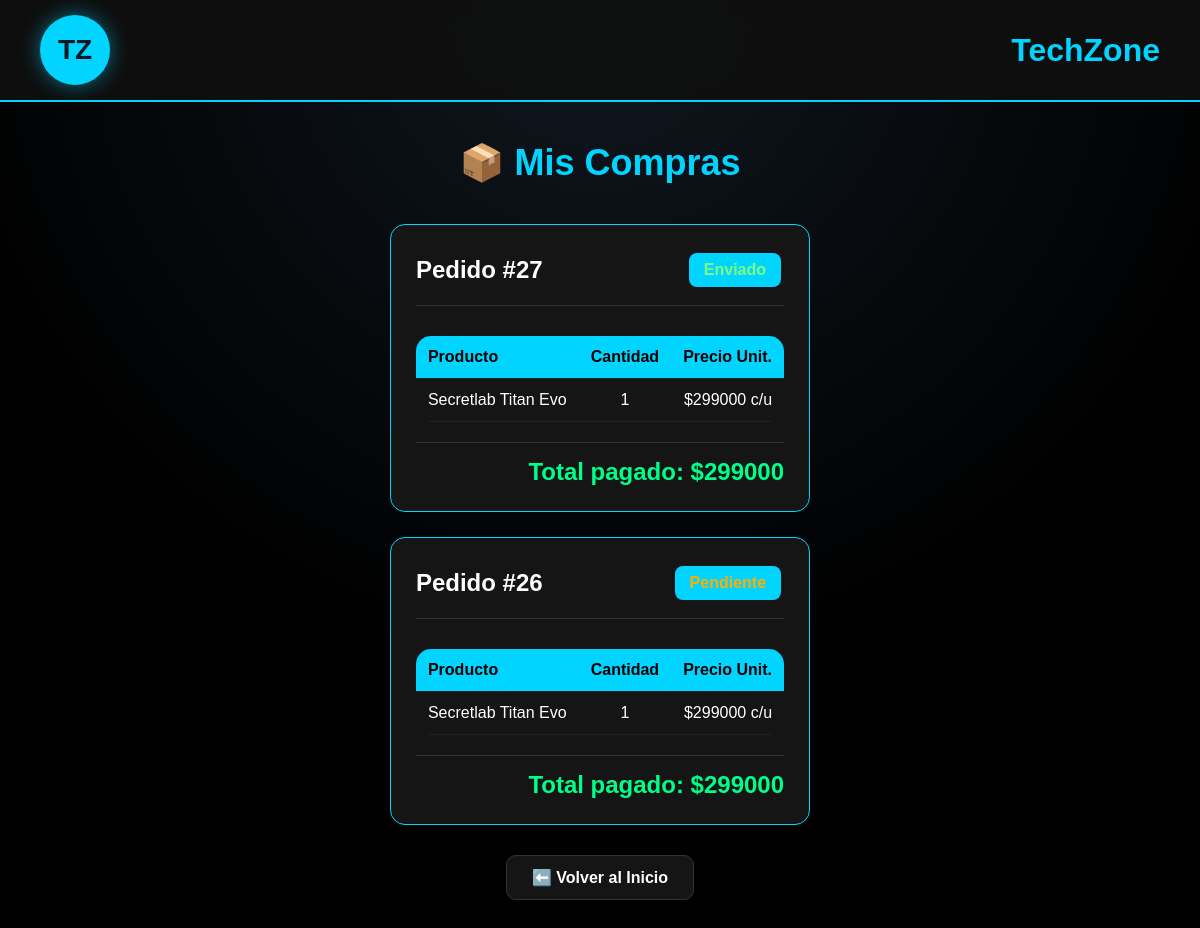
Page /mis-compras/ (signed in) on the earlier database version.
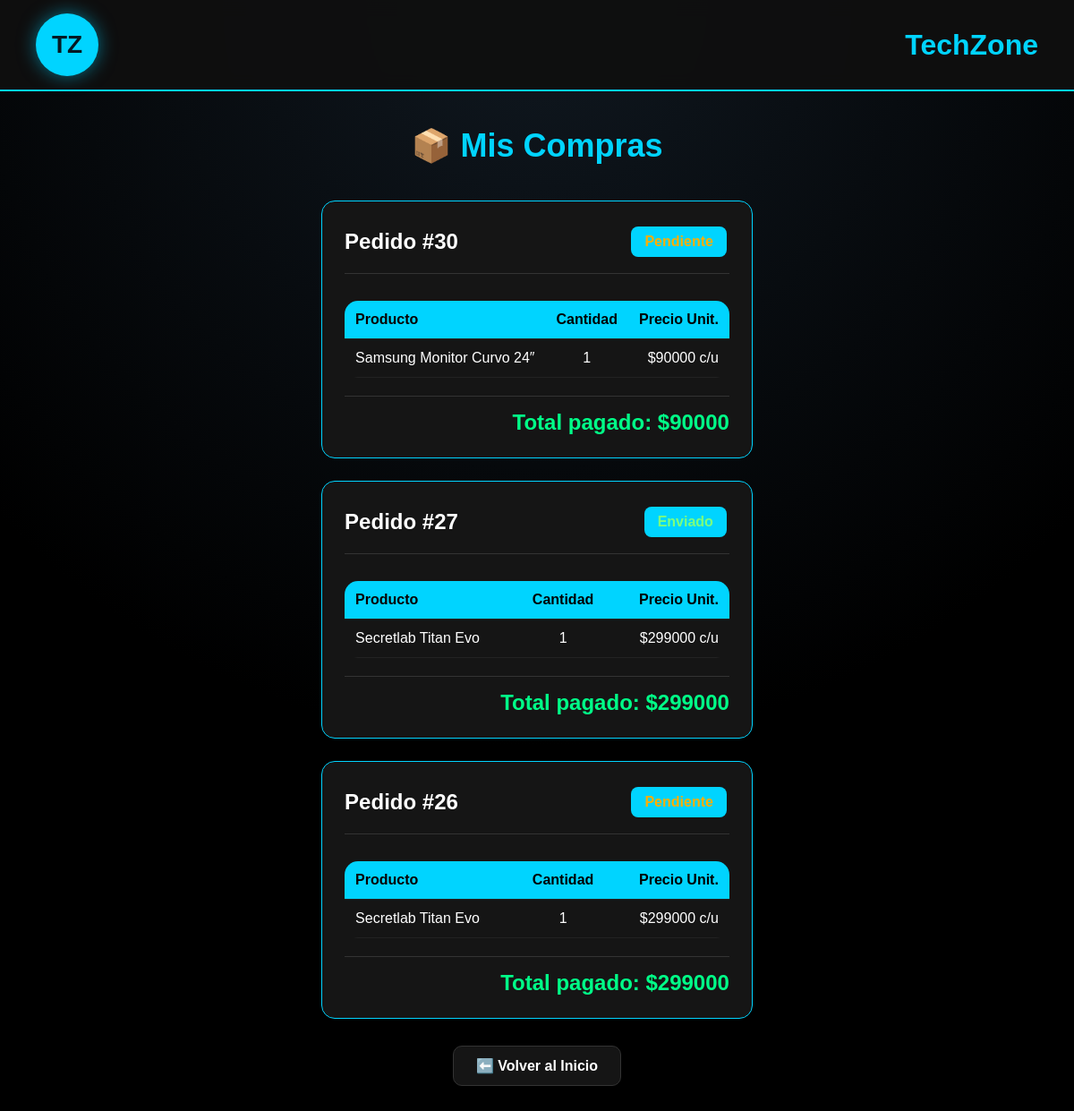
Same page on the later database version.
### tienda/models.py (models this page shows, shortened)
class Pedido(models.Model):
    usuario = models.ForeignKey(
        'auth.User',
        on_delete=models.CASCADE
    )
    total = models.IntegerField()
    fecha = models.DateTimeField(
        auto_now_add=True
    )
    estado = models.CharField(
    max_length=20,
    default='Pendiente'
)

class DetallePedido(models.Model):
    pedido = models.ForeignKey(
        Pedido,
        on_delete=models.CASCADE
    )
    producto = models.ForeignKey(
        Producto,
        on_delete=models.CASCADE
    )
    precio = models.IntegerField()
    cantidad = models.IntegerField(default=1)

class Producto(models.Model):
    nombre = models.CharField(max_length=200)
    precio = models.IntegerField(validators=[MinValueValidator(0)])
    descripcion = models.TextField()
    imagen = models.ImageField(upload_to='productos/', null=True, blank=True)
    stock = models.IntegerField(default=0, validators=[MinValueValidator(0)])
    categoria = models.CharField(max_length=50, default='Otros')
    activo = models.BooleanField(default=True)

### tienda/views.py (the view)
# urls.py: path('mis-compras/',views.mis_compras,name='mis_compras'),
@login_required(login_url='/accounts/login/')
def mis_compras(request):
    pedidos = Pedido.objects.filter(usuario=request.user).order_by('-id')
    return render(request, 'tienda/mis_compras.html', {'pedidos': pedidos})

### tienda/context_processors.py (called while the page is built)
def carrito_count(request):
    carrito = request.session.get('carrito', [])
    return {
        'carrito_count': len(carrito)
    }

### templates/tienda/mis_compras.html (shortened to what this page needs)
{% load static %}
<!DOCTYPE html>
<html lang="es">
<head>
    <link rel="stylesheet" href="{% static 'css/style.css' %}?v=5">
</head>
<body>
<header>
    <div class="logo">TZ</div>
    <h1>TechZone</h1>
</header>
<section class="admin-container" style="max-width: 800px; padding: 40px 20px;">
    <div style="text-align: center; margin-bottom: 40px;">
        <h1 style="color: #00d4ff; font-size: 36px;">📦 Mis Compras</h1>
    </div>
    {% for pedido in pedidos %}
    <div class="pedido-card">
        <div style="display: flex; justify-content: space-between; align-items: center; border-bottom: 1px solid #333; padding-bottom: 15px; margin-bottom: 15px;">
            <h2 style="color: white; margin: 0;">Pedido #{{ pedido.id }}</h2>
            <span class="estado-btn estado-{{ pedido.estado|lower }}" style="font-size: 16px; padding: 8px 15px;">
                {{ pedido.estado }}
            </span>
        </div>
        <table style="width: 100%; border-collapse: collapse; margin-bottom: 20px; background: transparent;">
            <tr style="background: #0b0b0b;">
                <th style="padding: 12px; text-align: left; color: #080000; border-bottom: 1px solid #222;">Producto</th>
                <th style="padding: 12px; text-align: center; color: #000000; border-bottom: 1px solid #222;">Cantidad</th>
                <th style="padding: 12px; text-align: right; color: #000000; border-bottom: 1px solid #222;">Precio Unit.</th>
            </tr>
            {% for detalle in pedido.detallepedido_set.all %}
            <tr>
                <td style="padding: 12px; border-bottom: 1px solid #222; color: white;">
                    {{ detalle.producto.nombre }}
                </td>
                <td style="padding: 12px; text-align: center; border-bottom: 1px solid #222; color: white;">
                    {{ detalle.cantidad }}
                </td>
                <td style="padding: 12px; text-align: right; border-bottom: 1px solid #222; color: white;">
                    ${{ detalle.precio }} c/u
                </td>
            </tr>
            {% empty %}
            <tr>
                <td colspan="3" style="padding: 12px; text-align: center; color: #ff4c4c;">
                    No se encontraron detalles para este pedido.
                </td>
            </tr>
            {% endfor %}
        </table>
        <div style="text-align: right; border-top: 1px solid #333; padding-top: 15px;">
            <h3 style="color: #00ff88; font-size: 24px; margin: 0;">
                Total pagado: ${{ pedido.total }}
            </h3>
        </div>
    </div>
    {% endfor %}
    <div style="text-align: center; margin-top: 30px;">
        <a href="{% url 'inicio' %}" class="btn" style="background-color: #151515; color: white; border: 1px solid #333;">
            ⬅️ Volver al Inicio
        </a>
    </div>
</section>
</body>
</html>

Differences in the rows shown:
added Pedido: id "30", estado "Pendiente", total "90000"
added DetallePedido: producto.nombre "Samsung Monitor Curvo 24″", cantidad "1", precio "90000", shown under "30"
